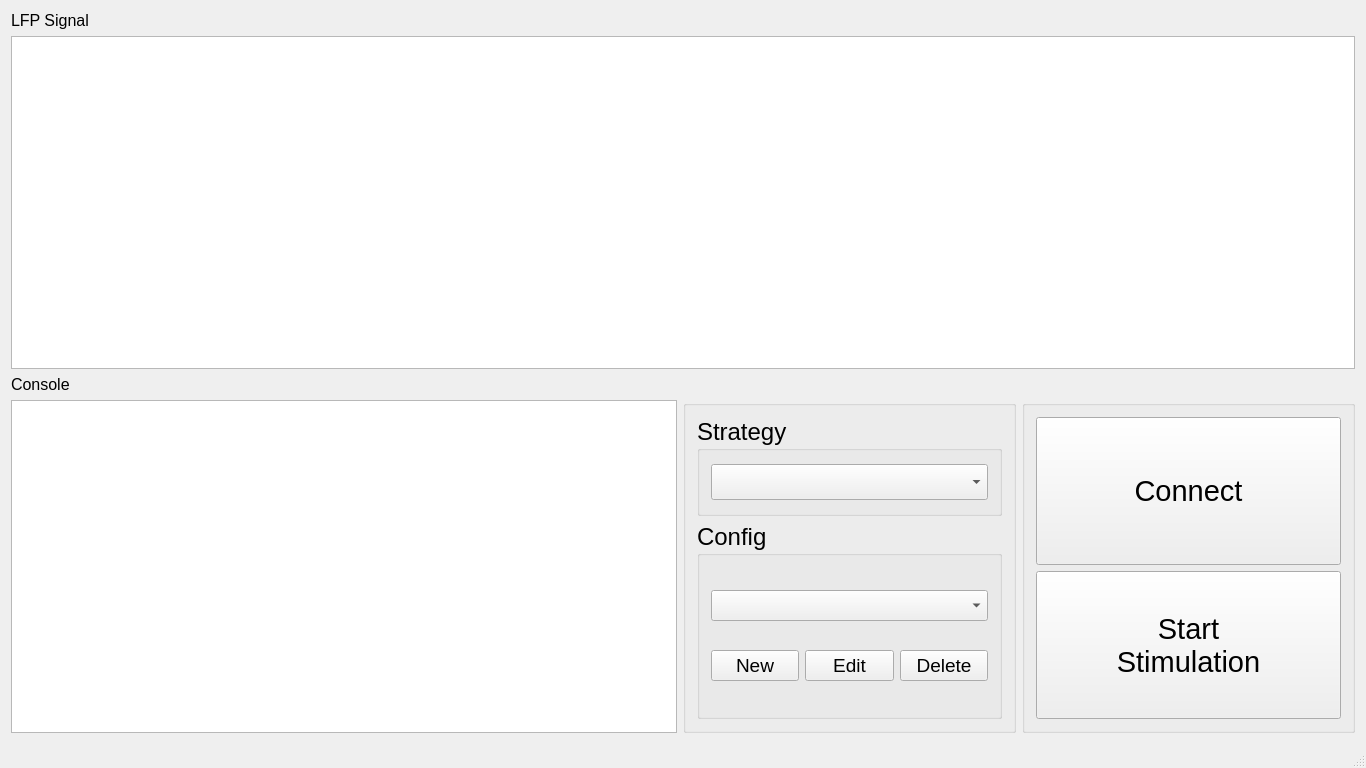
<?xml version="1.0" encoding="UTF-8"?>
<ui version="4.0">
 <class>MainWindow</class>
 <widget class="QMainWindow" name="MainWindow">
  <property name="geometry">
   <rect>
    <x>0</x>
    <y>0</y>
    <width>1366</width>
    <height>768</height>
   </rect>
  </property>
  <property name="windowTitle">
   <string>iDBS-AO</string>
  </property>
  <property name="animated">
   <bool>true</bool>
  </property>
  <widget class="QWidget" name="centralWidget">
   <layout class="QGridLayout" name="gridLayout" rowstretch="0,0,0,0" columnstretch="4,2,2">
    <item row="1" column="0" colspan="3">
     <widget class="QtCharts::QChartView" name="qChartViewLFP"/>
    </item>
    <item row="3" column="0">
     <widget class="QPlainTextEdit" name="plainTextEdit"/>
    </item>
    <item row="3" column="2">
     <widget class="QGroupBox" name="groupBoxBtn">
      <property name="title">
       <string/>
      </property>
      <layout class="QVBoxLayout" name="verticalLayout_2" stretch="3,3">
       <item>
        <widget class="QPushButton" name="btnConnect">
         <property name="sizePolicy">
          <sizepolicy hsizetype="Minimum" vsizetype="Expanding">
           <horstretch>0</horstretch>
           <verstretch>0</verstretch>
          </sizepolicy>
         </property>
         <property name="minimumSize">
          <size>
           <width>0</width>
           <height>50</height>
          </size>
         </property>
         <property name="font">
          <font>
           <family>Microsoft YaHei UI</family>
           <pointsize>22</pointsize>
           <weight>50</weight>
           <bold>false</bold>
          </font>
         </property>
         <property name="text">
          <string>Connect</string>
         </property>
        </widget>
       </item>
       <item>
        <widget class="QPushButton" name="btnStim">
         <property name="sizePolicy">
          <sizepolicy hsizetype="Minimum" vsizetype="Expanding">
           <horstretch>0</horstretch>
           <verstretch>0</verstretch>
          </sizepolicy>
         </property>
         <property name="minimumSize">
          <size>
           <width>0</width>
           <height>0</height>
          </size>
         </property>
         <property name="font">
          <font>
           <family>Microsoft YaHei UI</family>
           <pointsize>22</pointsize>
          </font>
         </property>
         <property name="text">
          <string>Start
Stimulation</string>
         </property>
        </widget>
       </item>
      </layout>
     </widget>
    </item>
    <item row="0" column="0">
     <widget class="QLabel" name="labelLFP">
      <property name="font">
       <font>
        <family>Microsoft YaHei UI</family>
        <pointsize>12</pointsize>
       </font>
      </property>
      <property name="text">
       <string>LFP Signal</string>
      </property>
     </widget>
    </item>
    <item row="2" column="0">
     <widget class="QLabel" name="labelConsole">
      <property name="font">
       <font>
        <family>Microsoft YaHei UI</family>
        <pointsize>12</pointsize>
       </font>
      </property>
      <property name="text">
       <string>Console</string>
      </property>
     </widget>
    </item>
    <item row="3" column="1">
     <widget class="QGroupBox" name="groupBoxSetting">
      <property name="title">
       <string/>
      </property>
      <layout class="QVBoxLayout" name="verticalLayout" stretch="1,2">
       <item>
        <widget class="QGroupBox" name="groupBoxStrategy">
         <property name="font">
          <font>
           <family>Arial</family>
           <pointsize>18</pointsize>
          </font>
         </property>
         <property name="title">
          <string>Strategy</string>
         </property>
         <layout class="QVBoxLayout" name="verticalLayout_3">
          <item>
           <widget class="QComboBox" name="comboBoxStrategy"/>
          </item>
         </layout>
        </widget>
       </item>
       <item>
        <widget class="QGroupBox" name="groupBoxConfig">
         <property name="font">
          <font>
           <family>Arial</family>
           <pointsize>18</pointsize>
          </font>
         </property>
         <property name="title">
          <string>Config</string>
         </property>
         <layout class="QVBoxLayout" name="verticalLayout_4">
          <item>
           <layout class="QHBoxLayout" name="horizontalLayout_2" stretch="5">
            <item>
             <widget class="QComboBox" name="comboBoxConfig">
              <property name="sizePolicy">
               <sizepolicy hsizetype="Preferred" vsizetype="Fixed">
                <horstretch>0</horstretch>
                <verstretch>0</verstretch>
               </sizepolicy>
              </property>
              <property name="font">
               <font>
                <family>Arial</family>
                <pointsize>14</pointsize>
               </font>
              </property>
             </widget>
            </item>
           </layout>
          </item>
          <item>
           <layout class="QHBoxLayout" name="horizontalLayout">
            <item>
             <widget class="QPushButton" name="btnNewConfig">
              <property name="font">
               <font>
                <family>Arial</family>
                <pointsize>14</pointsize>
               </font>
              </property>
              <property name="text">
               <string>New</string>
              </property>
             </widget>
            </item>
            <item>
             <widget class="QPushButton" name="btnEditConfig">
              <property name="font">
               <font>
                <family>Arial</family>
                <pointsize>14</pointsize>
               </font>
              </property>
              <property name="text">
               <string>Edit</string>
              </property>
             </widget>
            </item>
            <item>
             <widget class="QPushButton" name="btnDeleteConfig">
              <property name="font">
               <font>
                <family>Arial</family>
                <pointsize>14</pointsize>
               </font>
              </property>
              <property name="text">
               <string>Delete</string>
              </property>
             </widget>
            </item>
           </layout>
          </item>
         </layout>
        </widget>
       </item>
      </layout>
     </widget>
    </item>
   </layout>
  </widget>
  <widget class="QStatusBar" name="statusBar">
   <property name="font">
    <font>
     <pointsize>12</pointsize>
    </font>
   </property>
  </widget>
 </widget>
 <layoutdefault spacing="6" margin="11"/>
 <customwidgets>
  <customwidget>
   <class>QtCharts::QChartView</class>
   <extends>QGraphicsView</extends>
   <header>qchartview.h</header>
  </customwidget>
 </customwidgets>
 <resources/>
 <connections/>
</ui>
